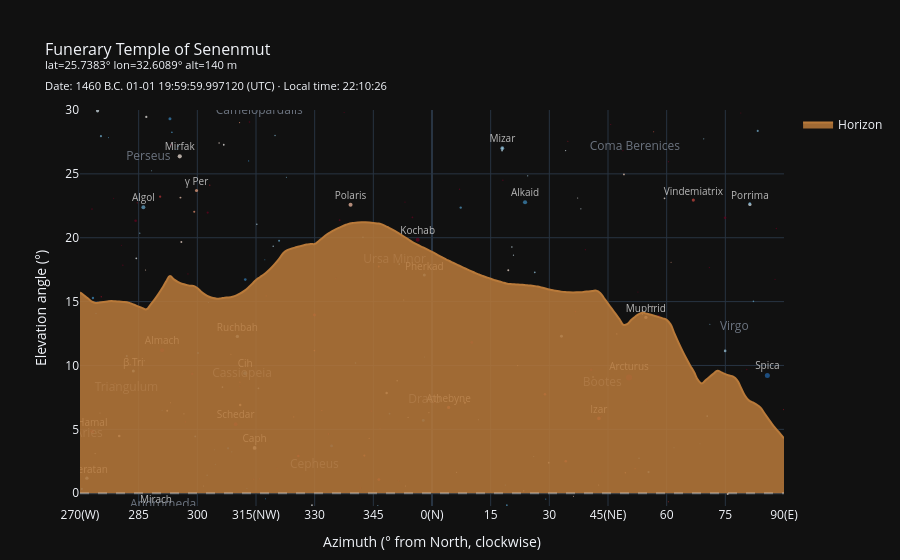

The code cell stored with this chart in its notebook:
### Markdown cell above
By integrating MontuPython's astronomical functionalities, we can overlay the sky onto the horizon at a specific date and time, accurately occluding stars behind local mountains:

### Code cell
mtime = mn.Time('bce1460-01-01 20:00:00')
# Muestra el cielo en un rango de 180° centrado hacia el Sur (az=180)
fig = senenmut.plot_horizon(
    at=mtime,
    mag_limit=5,
    az_center=0, 
    az_delta=90, 
    elev_view=30 # opcional: ajustar límite de elevación
)

### Figure 1 — Plotly figure (JSON) as saved in the notebook; plotly's stock layout.template omitted (floating-point values rounded to 4 significant figures; data arrays with more than 128 entries replaced by an {"elided": "..."} marker saying what was removed)
{"data": [{"hoverinfo": "text", "hovertext": {"elided": "395 str values"}, "marker": {"cmax": 1.2, "cmin": -0.4, "color": {"elided": "395 float values"}, "colorscale": [[0.0, "rgb(103,0,31)"], [0.1, "rgb(178,24,43)"], [0.2, "rgb(214,96,77)"], [0.3, "rgb(244,165,130)"], [0.4, "rgb(253,219,199)"], [0.5, "rgb(247,247,247)"], [0.6, "rgb(209,229,240)"], [0.7, "rgb(146,197,222)"], [0.8, "rgb(67,147,195)"], [0.9, "rgb(33,102,172)"], [1.0, "rgb(5,48,97)"]], "line": {"width": 0}, "reversescale": true, "size": {"elided": "395 float values"}}, "mode": "markers+text", "name": "Stars", "showlegend": false, "text": {"elided": "395 str values"}, "textfont": {"color": "rgba(255,255,255,0.7)", "size": 10}, "textposition": "top center", "type": "scatter", "x": {"elided": "395 float values"}, "y": {"elided": "395 float values"}}, {"hoverinfo": "skip", "mode": "text", "name": "Constellations", "showlegend": false, "text": ["Andromeda", "Aries", "Bootes", "Cancer", "Cassiopeia", "Cepheus", "Coma Berenices", "Canes Venatici", "Auriga", "Corona Borealis", "Dorado", "Draco", "Camelopardalis", "Ursa Major", "Hercules", "Monoceros", "Leo", "Lynx", "Perseus", "Leo Minor", "Ursa Minor", "Pisces", "Triangulum", "Virgo"], "textfont": {"color": "rgba(130, 140, 155, 0.8)", "size": 12}, "type": "scatter", "x": [-68.76, -87.74, 43.52, 84.9, -48.57, -30.07, 51.89, 35.76, -76.52, 37.08, 89.73, -1.834, -44.18, 8.667, 18.94, -83.83, 69.17, -12.82, -72.52, 34.36, -9.582, -88.04, -78.13, 77.29], "y": [-0.9258, 4.605, 8.637, 82.85, 9.303, 2.191, 27.14, 32.66, 48.33, -3.385, -1.952, 7.271, 29.92, 45.98, -2.343, 55.01, 58.46, 64.69, 26.35, 61.69, 18.29, -4.672, 8.262, 12.99]}, {"customdata": {"elided": "181x2 float values"}, "fill": "tozeroy", "fillcolor": "rgba(185,122,58,0.85)", "hovertemplate": "<b>Azimuth</b>: %{customdata[0]:.2f}°<br><b>Elevation</b>: %{y:.2f}°<br><b>Distance</b>: %{customdata[1]:.1f} km<extra></extra>", "line": {"color": "#b97a3a", "shape": "spline", "smoothing": 1.3, "width": 2}, "mode": "lines", "name": "Horizon", "type": "scatter", "x": {"elided": "181 float values"}, "y": {"elided": "181 float values"}}], "layout": {"hovermode": "x unified", "margin": {"b": 50, "t": 110}, "shapes": [{"line": {"color": "rgba(255,255,255,0.3)", "dash": "dash"}, "type": "line", "x0": 0, "x1": 1, "xref": "x domain", "y0": 0, "y1": 0, "yref": "y"}], "title": {"font": {"size": 16}, "text": "Funerary Temple of Senenmut<br><sup>lat=25.7383° lon=32.6089° alt=140 m<br>Date: 1460 B.C. 01-01 19:59:59.997120 (UTC) · Local time: 22:10:26</sup>"}, "xaxis": {"range": [-90, 90], "tickmode": "array", "ticktext": ["270(W)", "285", "300", "315(NW)", "330", "345", "0(N)", "15", "30", "45(NE)", "60", "75", "90(E)"], "tickvals": [-90, -75, -60, -45, -30, -15, 0, 15, 30, 45, 60, 75, 90], "title": {"text": "Azimuth (° from North, clockwise)"}}, "yaxis": {"range": [-1, 30], "title": {"text": "Elevation angle (°)"}}}}
